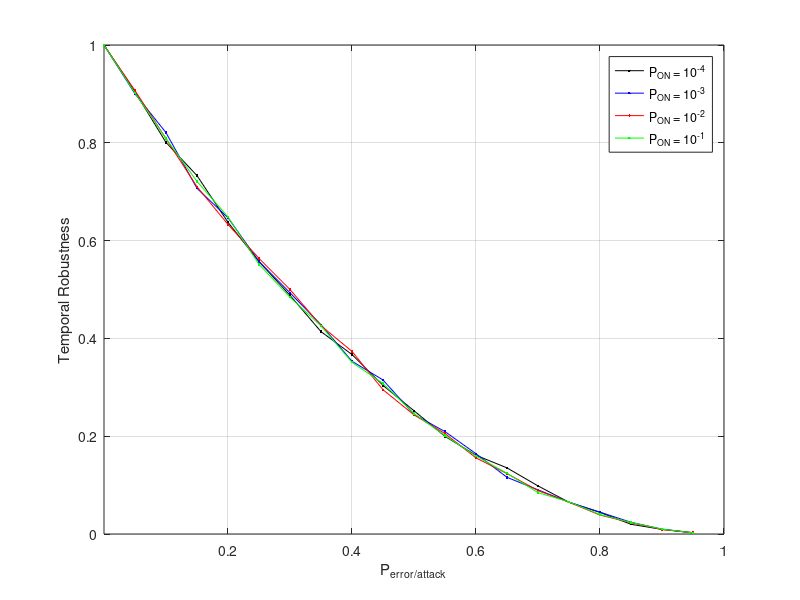

Write the MATLAB code that produced this figure.
%  read labels and x-y data
load RWP_10_4_trace_RandomErrors.dat;     %  read data into the my_xy matrix
Prob = RWP_10_4_trace_RandomErrors(:,2);     %  copy first column of my_xy into x
Err1 = RWP_10_4_trace_RandomErrors(:,3);     %  and second column into y

load RWP_10_3_trace_RandomErrors.dat;     %  read data into the my_xy matrix
Err2 = RWP_10_3_trace_RandomErrors(:,3);     %  and second column into y

load RWP_10_2_trace_RandomErrors.dat;     %  read data into the my_xy matrix
Err3 = RWP_10_2_trace_RandomErrors(:,3);     %  and second column into y

load RWP_10_1_trace_RandomErrors.dat;     %  read data into the my_xy matrix
Err4 = RWP_10_1_trace_RandomErrors(:,3);     %  and second column into y

plot(Prob,Err1,'k.-',Prob,Err2,'b.-',Prob,Err3,'r.-',Prob,Err4,'g.-');

xlabel('P_{error/attack}');           % add axis labels and plot title
ylabel('Temporal Robustness');
axis([0.000075 1.000 0.0 1.000],[0.000075 1.000 0.0 1.000]);
%set(gca,'XGrid','on','YGrid','on');
%set(gca,'gridlinestyle','--')
grid on;
legend('P_{ON} = 10^{-4}','P_{ON} = 10^{-3}','P_{ON} = 10^{-2}','P_{ON} = 10^{-1}');

%title('Mean monthly precipitation at Portland International Airport');
%plot(Prob,EffSim,'bx-',Prob,EffTheor,'ro-');     %  plot precip vs. month with circles
